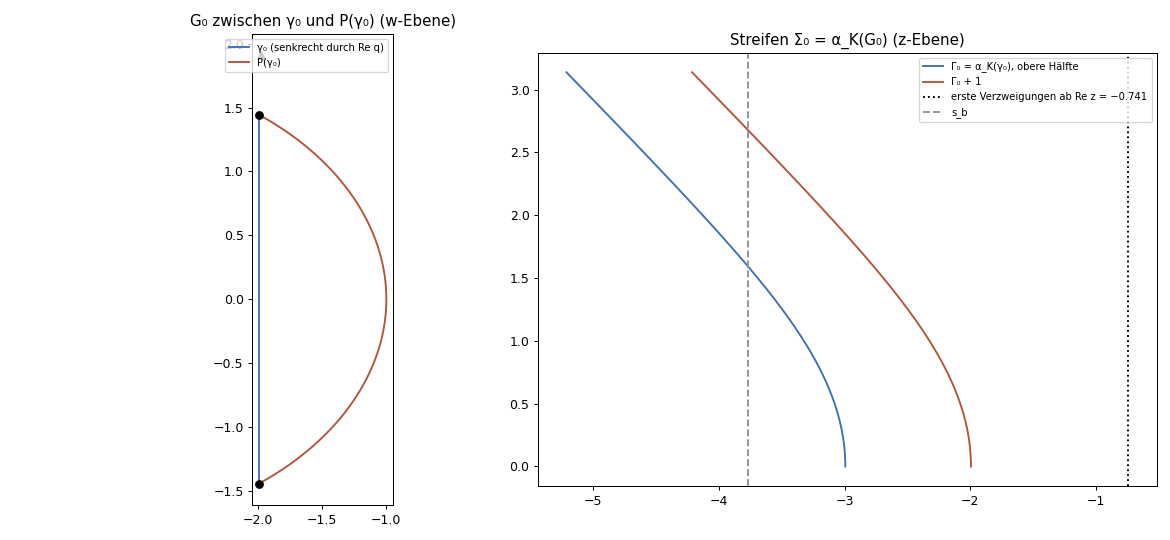

Reproduce this figure in Python.
"""Festes Fundamentalgebiet G₀ für die Eindeutigkeit (Trappmann–Kouznetsov-Mechanismus ohne Gebietslücke).
 γ₀ = senkrechte Strecke von q̄ nach q durch Re q; G₀ = Gebiet zwischen γ₀ und P(γ₀).
 Prüft (a) γ₀ ∩ P(γ₀) = {q, q̄} (Jordan-Rand), (b) Γ₀ = α_K(γ₀) (Kneser-Abel-Funktion) hat Re < −1.741, so dass der Streifen zwischen
 Γ₀ und Γ₀ + 1 im singularitätenfreien Gebiet Re z < −0.741 liegt und H_K ihn biholomorph auf G₀ abbildet.
 α_K unten über ihex (Pentation bis in den Bogen), oben über die θ-Darstellung des Forks: α = W + Σ cₙ e^{2πi s (n−1) W}, W = α_p (knwalk).
 Fork nur gelesen. Aufruf: gebiet_g0.py [dps]
"""
import sys, time
sys.path.insert(0, r"D:/Users/janis/Documents/Tetration/gp-tetration/src")
import numpy as np
import mpmath as mp
import matplotlib
matplotlib.use("Agg")
import matplotlib.pyplot as plt
from fatou_backend import FatouGP, find_default_gp_exe

dps = int(sys.argv[1]) if len(sys.argv) > 1 else 30
mp.mp.dps = dps + 10
t0 = time.time()
gp = FatouGP(gp_exe=find_default_gp_exe(), fatou_gp="fork", dps=dps)
N_U, N_O = 31, 140                       # Punkte unten (|t| ≤ 0.3 Im q, ihex) und oben (0.25 … 0.995 Im q, θ-Darstellung)
try:
    k = gp.eval_batch("2", ["hexinit(sexp(1),0,1)", "real(kp)", "imag(kp)", "hexerr"])
    req, imq = k[1].real, k[2].real
    print(f"Stellen {mp.nstr(k[3], 5)}, Re q = {mp.nstr(req, 10)}, Im q = {mp.nstr(imq, 8)}", flush=True)
    t_u = [imq * mp.mpf("0.3") * mp.mpf(j) / (N_U - 1) for j in range(N_U)]
    unten = gp.eval_batch("2", [f"ihex({mp.nstr(req, dps)}+I*{mp.nstr(t, dps)})" for t in t_u])
    print(f"  unten (ihex): {N_U} Punkte [{time.time() - t0:.0f}s]", flush=True)
    t_o = [imq * (mp.mpf("0.25") + (mp.mpf("0.995") - mp.mpf("0.25")) * mp.mpf(j) / (N_O - 1)) for j in range(N_O)]
    liste = "[" + ",".join(f"{mp.nstr(req, dps)}+I*{mp.nstr(t, dps)}" for t in t_o) + "]"
    oben = gp.eval_batch("2", [f"if(1, kgp={liste}; kgW=knwalk(kgp); "
                                "kgA=vector(#kgp,j,kgW[j]+sum(n=1,#kncc,kncc[n]*knen(kgW[j],n-1))); 0)"]
                         + [f"kgA[{j + 1}]" for j in range(N_O)] + [f"kns*imag(kgW[{j + 1}])" for j in range(N_O)])
    A_o = [v for v in oben[1:N_O + 1]]
    h_o = [v.real for v in oben[N_O + 1:]]
    print(f"  oben (θ-Darstellung): s·Im W von {mp.nstr(min(h_o), 4)} bis {mp.nstr(max(h_o), 4)} [{time.time() - t0:.0f}s]", flush=True)
    for f in ("0.25", "0.27", "0.3"):
        t = imq * mp.mpf(f)
        j = min(range(N_O), key=lambda i: abs(t_o[i] - t))
        a = gp.eval_batch("2", [f"ihex({mp.nstr(req, dps)}+I*{mp.nstr(t_o[j], dps)})"])[0]
        print(f"  Abgleich t = {mp.nstr(t_o[j] / imq, 4)} Im q: ihex {mp.nstr(a, 12)}, θ-Darstellung {mp.nstr(A_o[j], 12)}, Unterschied {mp.nstr(abs(a - A_o[j]), 3)}", flush=True)
    t_p = [imq * mp.mpf(j) / 400 for j in range(0, 399)]
    bild = gp.eval_batch("2", [f"pent({mp.nstr(req, dps)}+I*{mp.nstr(t, dps)})" for t in t_p])
finally:
    gp.close()
G0 = np.array([complex(req, float(t)) for t in t_p])
PG = np.array([complex(b) for b in bild])
GA = np.array([complex(a) for a in unten] + [complex(a) for a, t in zip(A_o, t_o) if t > t_u[-1]])


def schnitte(c1, c2):
    n = 0
    for i in range(len(c1) - 1):
        for j in range(len(c2) - 1):
            p1, p2, p3, p4 = c1[i], c1[i + 1], c2[j], c2[j + 1]
            d = (p2 - p1).real * (p4 - p3).imag - (p2 - p1).imag * (p4 - p3).real
            if d == 0:
                continue
            t = ((p3 - p1).real * (p4 - p3).imag - (p3 - p1).imag * (p4 - p3).real) / d
            s = ((p3 - p1).real * (p2 - p1).imag - (p3 - p1).imag * (p2 - p1).real) / d
            if 1e-12 < t < 1 - 1e-12 and 1e-12 < s < 1 - 1e-12:
                n += 1
    return n


G0v = np.concatenate([np.conj(G0[::-1]), G0[1:]])
PGv = np.concatenate([np.conj(PG[::-1]), PG[1:]])
print(f"(a) Schnitte γ₀ mit P(γ₀) (obere und untere Hälfte, ohne Enden): {schnitte(G0v, PGv)}; P(γ₀) Selbstschnitte: "
      f"{sum(schnitte(PGv[i:i+2], PGv[j:j+2]) for i in range(len(PGv) - 1) for j in range(i + 2, len(PGv) - 1))}")
print(f"    P(γ₀) oben: von {mp.nstr(PG[0], 8)} nach {mp.nstr(PG[-1], 8)} (q = {mp.nstr(mp.mpc(req, imq), 8)})")
print(f"(b) max Re Γ₀ = {GA.real.max():.6f} (muss < −1.741); Re Γ₀ oben {GA[-1].real:.4f}, Im Γ₀ oben {GA[-1].imag:.4f}")
fig, ax = plt.subplots(1, 2, figsize=(13, 6))
ax[0].plot(G0v.real, G0v.imag, color="#3d6fb6", label="γ₀ (senkrecht durch Re q)")
ax[0].plot(PGv.real, PGv.imag, color="#b5523b", label="P(γ₀)")
for z, m in ((complex(req, imq), "ko"), (complex(req, -imq), "ko"), (complex(-1.9786, 1.91185), "k^")):
    ax[0].plot(z.real, z.imag, m)
ax[0].set_aspect("equal"); ax[0].legend(fontsize=8); ax[0].set_title("G₀ zwischen γ₀ und P(γ₀) (w-Ebene)")
ax[1].plot(GA.real, GA.imag, color="#3d6fb6", label="Γ₀ = α_K(γ₀), obere Hälfte")
ax[1].plot(GA.real + 1, GA.imag, color="#b5523b", label="Γ₀ + 1")
ax[1].axvline(-0.741, ls=":", color="k", label="erste Verzweigungen ab Re z = −0.741")
ax[1].axvline(-3.767, ls="--", color="#8a93a3", label="s_b")
ax[1].set_aspect("equal"); ax[1].legend(fontsize=8); ax[1].set_title("Streifen Σ₀ = α_K(G₀) (z-Ebene)")
plt.tight_layout()
plt.savefig(r"D:/Users/janis/Documents/Matura/tetration-graph/experimente/prototypen_hexation/gebiet_g0.png", dpi=90)
print(f"fertig [{time.time() - t0:.0f}s]")
